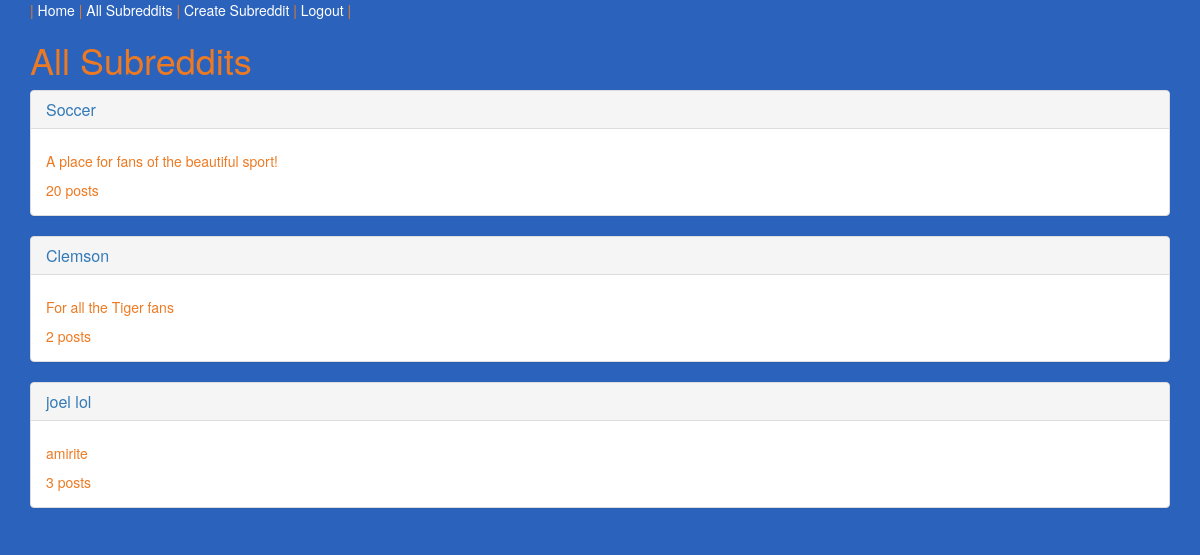
/subreddits/ (signed in), run on the app's committed database.
### app/models.py (models this page shows, shortened)
class Subreddit(models.Model):
    name = models.CharField(max_length=100)
    description = models.CharField(max_length=100)
    creation_time = models.DateTimeField(auto_now_add=True)
    def current_count(self):
        return Post.objects.filter(relation_subreddit=self).count()

### app/views.py (the view)
# urls.py: url(r'^subreddits/$', AllSubredditView.as_view(), name="all_subreddit_view"),
class AllSubredditView(ListView):
    model = Subreddit
    template_name = "subreddits.html"

### templates/subreddits.html
{% extends 'base.html' %}
{% block content %}
<h1>All Subreddits</h1>
{% for sub in object_list %}
<div class="panel panel-default">
  <div class="panel-heading">
  <a href="{% url 'subreddit_view' sub.id %}"><h3 class="panel-title">{{ sub.name }}</h3></a>
  </div>
  <div class="panel-body">
    <h5>{{ sub.description }}</h5>{{ sub.current_count }} posts
  </div>
</div>
{% endfor %}
{% endblock %}

### templates/base.html (style rules this page uses)
body { background-color: #2b63bc; color: #ed7a23; }

### data on the page
Subreddit: name "Soccer", description "A place for fans of the beautiful sport!", current_count "20"
Subreddit: name "Clemson", description "For all the Tiger fans", current_count "2"
Subreddit: name "joel lol", description "amirite", current_count "3"
